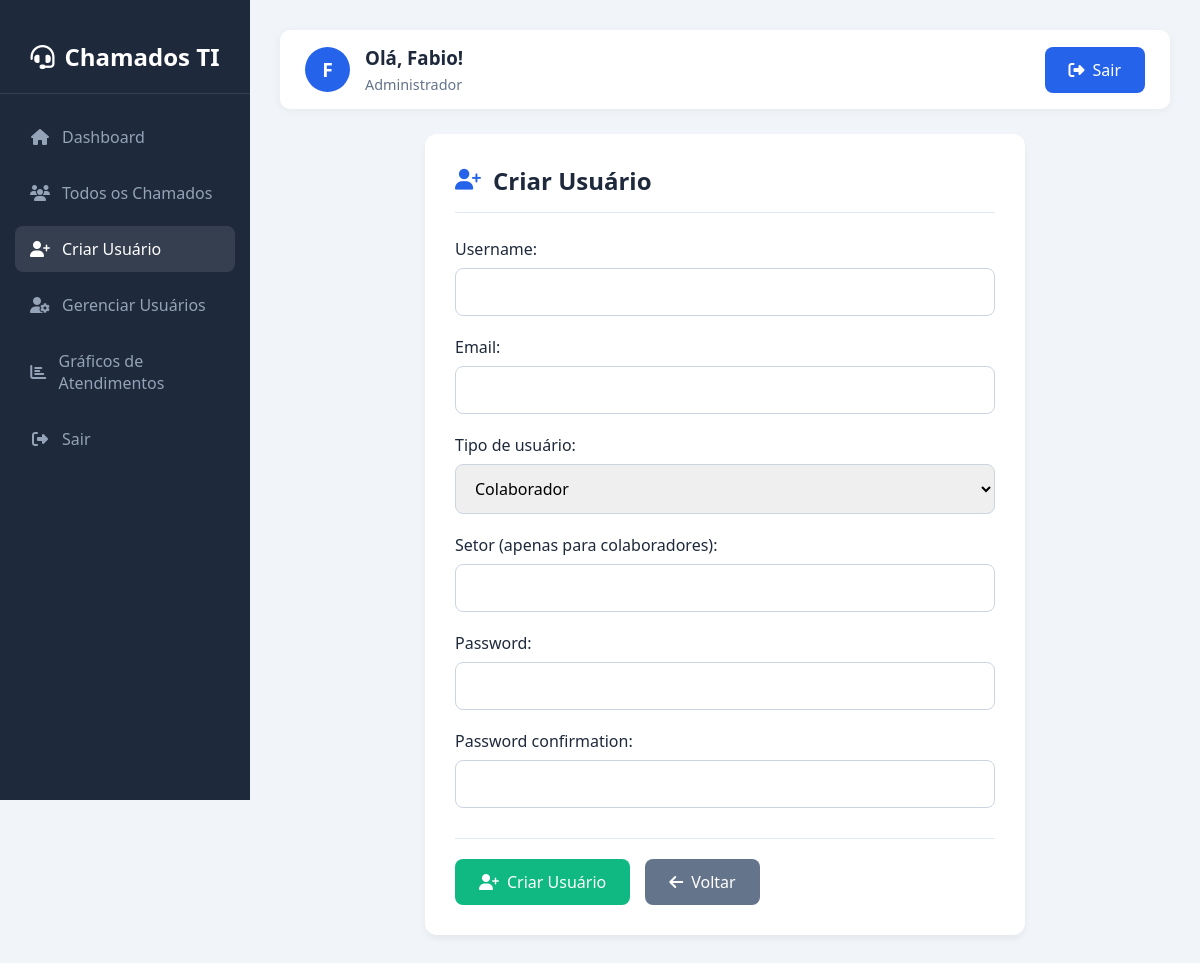
The page /criar_usuario/ (signed in) on the database its author committed.
### accounts/models.py (models this page shows, shortened)
class CustomUser(AbstractUser):
    ROLES = (
        ('colaborador', 'Colaborador'),
        ('tecnico', 'Técnico'),
        ('admin', 'Administrador'),
    )
    role = models.CharField(max_length=20, choices=ROLES, default='colaborador')
    email = models.EmailField(unique=True)
    USERNAME_FIELD = 'email'  # campo que será usado para autenticação
    REQUIRED_FIELDS = ['username']  # campos obrigatórios além do e-mail

### accounts/views.py (the view)
# urls.py: path('criar_usuario/', views.criar_usuario, name='criar_usuario'),
@login_required
def criar_usuario(request):
    if request.user.role != 'admin':
        messages.error(request, "Você não tem permissão para acessar esta página.")
        return redirect('home')
    if request.method == 'POST':
        form = AdminUserCreationForm(request.POST)
        if form.is_valid():
            user = form.save(commit=False)
            if user.role == 'colaborador':
                user.setor = form.cleaned_data['setor']
            user.save()
            messages.success(request, f"Usuário {user.username} criado com sucesso!")
            return redirect('criar_usuario')
    else:
        form = AdminUserCreationForm()
    return render(request, 'accounts/criar_usuario.html', {'form': form})

### accounts/forms.py (shortened to what this page needs)
class AdminUserCreationForm(UserCreationForm):
    ROLE_CHOICES = (
        ('colaborador', 'Colaborador'),
        ('tecnico', 'Técnico'),
        ('admin', 'Admin'),
    )
    role = forms.ChoiceField(choices=ROLE_CHOICES, label='Tipo de usuário')
    setor = forms.CharField(max_length=50, required=False, label='Setor (apenas para colaboradores)')
    class Meta:
        model = CustomUser
        fields = ('username', 'email', 'role', 'setor', 'password1', 'password2')

### accounts/templates/accounts/criar_usuario.html (shortened to what this page needs)
{% load static %}
<!DOCTYPE html>
<html lang="pt-br">
<head>
    <link rel="stylesheet" href="https://cdnjs.cloudflare.com/ajax/libs/font-awesome/6.4.0/css/all.min.css">
</head>
<body>
    <div class="sidebar">
        <div class="logo">
            <h2><i class="fas fa-headset"></i> <span>Chamados TI</span></h2>
        </div>
        <ul class="nav-links">
            <li><a href="{% url 'index' %}"><i class="fas fa-home"></i> <span>Dashboard</span></a></li>
            {% if user.role == 'colaborador' %}
                <li><a href="{% url 'chamados_colaborador' %}"><i class="fas fa-list"></i> <span>Meus Chamados</span></a></li>
            {% elif user.role == 'tecnico' %}
                <li><a href="{% url 'chamados_tecnico' %}"><i class="fas fa-tasks"></i> <span>Chamados Atribuídos</span></a></li>
            {% elif user.role == 'admin' %}
                <li><a href="{% url 'chamados_admin' %}"><i class="fas fa-users"></i> <span>Todos os Chamados</span></a></li>
                <li><a href="{% url 'criar_usuario' %}" class="active"><i class="fas fa-user-plus"></i> <span>Criar Usuário</span></a></li>
                <li><a href="{% url 'gerenciar_usuarios' %}"><i class="fas fa-user-cog"></i> <span>Gerenciar Usuários</span></a></li>
                <li><a href="{% url 'graficos_tickets' %}"><i class="fas fa-chart-bar"></i> <span>Gráficos de Atendimentos</span></a></li>
            {% endif %}
            <li><a href="{% url 'logout' %}"><i class="fas fa-sign-out-alt"></i> <span>Sair</span></a></li>
        </ul>
    </div>
    <div class="main-content">
        <div class="header">
            <div class="user-info">
                <div class="user-avatar">{{ request.user.username|first|upper }}</div>
                <div class="user-details">
                    <h3>Olá, {{ request.user.first_name|default:request.user.username }}!</h3>
                    <p>{{ request.user.get_role_display }}</p>
                </div>
            </div>
            <a href="{% url 'logout' %}" class="btn"><i class="fas fa-sign-out-alt"></i> Sair</a>
        </div>
        <div class="form-container">
            <div class="form-title">
                <i class="fas fa-user-plus"></i>
                <h2>Criar Usuário</h2>
            </div>
            <form method="post">
                <div class="form-group">
                    {{ form.username.label_tag }}
                    {{ form.username }}
                </div>
                <div class="form-group">
                    {{ form.email.label_tag }}
                    {{ form.email }}
                </div>
                <div class="form-group">
                    {{ form.role.label_tag }}
                    {{ form.role }}
                </div>
                <div class="form-group" id="setor-field">
                    {{ form.setor.label_tag }}
                    {{ form.setor }}
                </div>
                <div class="form-group">
                    {{ form.password1.label_tag }}
                    {{ form.password1 }}
                </div>
                <div class="form-group">
                    {{ form.password2.label_tag }}
                    {{ form.password2 }}
                </div>
                <div class="form-actions">
                    <button type="submit" class="btn btn-success">
                        <i class="fas fa-user-plus"></i> Criar Usuário
                    </button>
                    <a href="{% url 'chamados_admin' %}" class="btn btn-secondary">
                        <i class="fas fa-arrow-left"></i> Voltar
                    </a>
                </div>
            </form>
        </div>
    </div>
<body>
</body>
</html>

### accounts/templates/accounts/criar_usuario.html (style rules this page uses)
:root { --primary: #2563eb; --primary-dark: #1d4ed8; --secondary: #64748b; --success: #10b981; --warning: #f59e0b; --danger: #ef4444; --light: #f8fafc; --dark: #1e293b; --gray: #94a3b8; --sidebar-width: 250px; }
* { margin: 0; padding: 0; box-sizing: border-box; font-family: 'Segoe UI', Tahoma, Geneva, Verdana, sans-serif; }
body { background-color: #f1f5f9; color: var(--dark); display: flex; min-height: 100vh; }
.sidebar { width: var(--sidebar-width); background: var(--dark); color: white; height: 100vh; position: fixed; padding: 20px 0; transition: all 0.3s; }
.logo { text-align: center; padding: 20px 0; border-bottom: 1px solid #334155; margin-bottom: 20px; }
.logo h2 { font-size: 1.5rem; display: flex; align-items: center; justify-content: center; gap: 10px; }
.nav-links { list-style: none; padding: 0 15px; }
.nav-links li { margin-bottom: 10px; }
.nav-links a { display: flex; align-items: center; gap: 12px; color: var(--gray); text-decoration: none; padding: 12px 15px; border-radius: 8px; transition: all 0.3s; }
.nav-links a:hover, .nav-links a.active { background: rgba(255, 255, 255, 0.1); color: white; }
.nav-links i { width: 20px; text-align: center; }
.main-content { flex: 1; margin-left: var(--sidebar-width); padding: 30px; }
.header { display: flex; justify-content: space-between; align-items: center; background: white; padding: 15px 25px; border-radius: 10px; box-shadow: 0 2px 10px rgba(0, 0, 0, 0.05); margin-bottom: 25px; }
.user-info { display: flex; align-items: center; gap: 15px; }
.user-avatar { width: 45px; height: 45px; border-radius: 50%; background: var(--primary); color: white; display: flex; align-items: center; justify-content: center; font-weight: bold; font-size: 1.2rem; }
.user-details h3 { margin-bottom: 5px; }
.user-details p { color: var(--secondary); font-size: 0.9rem; }
.form-container { background: white; border-radius: 12px; padding: 30px; box-shadow: 0 4px 6px rgba(0, 0, 0, 0.05); max-width: 600px; margin: 0 auto; }
.form-title { display: flex; align-items: center; gap: 12px; margin-bottom: 25px; padding-bottom: 15px; border-bottom: 1px solid #e2e8f0; }
.form-title h2 { color: var(--dark); font-size: 1.5rem; }
.form-title i { color: var(--primary); font-size: 1.3rem; }
.form-group { margin-bottom: 20px; }
.form-group label { display: block; margin-bottom: 8px; font-weight: 500; color: var(--dark); }
.form-control { width: 100%; padding: 12px 15px; border: 1px solid #cbd5e1; border-radius: 8px; font-size: 1rem; transition: all 0.3s; }
.btn { display: inline-flex; align-items: center; gap: 8px; background: var(--primary); color: white; text-decoration: none; padding: 12px 24px; border-radius: 8px; font-weight: 500; transition: background 0.3s; border: none; cursor: pointer; font-size: 1rem; }
.btn-secondary { background: var(--secondary); }
.btn-success { background: var(--success); }
.form-actions { display: flex; gap: 15px; margin-top: 30px; padding-top: 20px; border-top: 1px solid #e2e8f0; }

### rows shown on the page
CustomUser: user.username|first "F", user.first_name "Fabio", user.role "Administrador"
